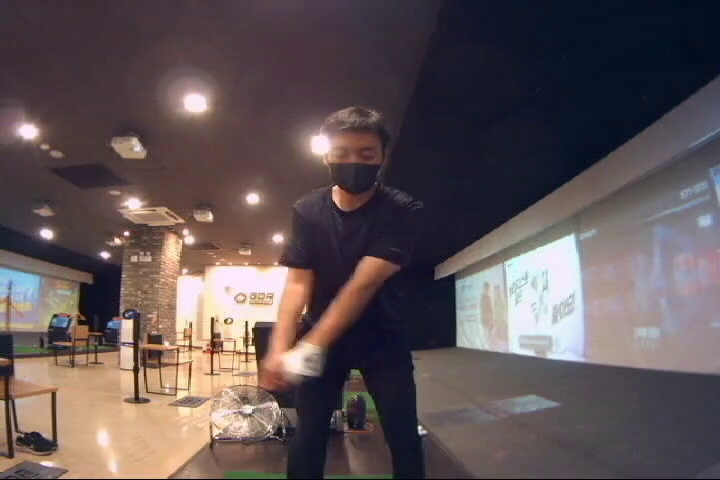
#> input picture frame 12 of 10_application/data/golf-motion-1.mp4, 720 x 480 px, given in place of the camera
$ python 131.SecurityCameraWrite.py
#> lines starting #> are read from the running program, lines starting #| are printed output that depends on the picture
import cv2
import time
import datetime

cap = cv2.VideoCapture(0)

face_cascade = cv2.CascadeClassifier(
    cv2.data.haarcascades + "haarcascade_frontalface_default.xml")
body_cascade = cv2.CascadeClassifier(
    cv2.data.haarcascades + "haarcascade_fullbody.xml")

recording = True

frame_size = (int(cap.get(3)), int(cap.get(4)))
fourcc = cv2.VideoWriter_fourcc(*"mp4v")    # <= ("m","p","4","v")

out = cv2.VideoWriter("./data/out_video.mp4", fourcc, 20, frame_size)

while True:
    _, frame = cap.read()
#> frame is the input picture: shape (480, 720, 3); mean B, G, R 85.5, 83.7, 96.2

    gray = cv2.cvtColor(frame, cv2.COLOR_BGR2GRAY)
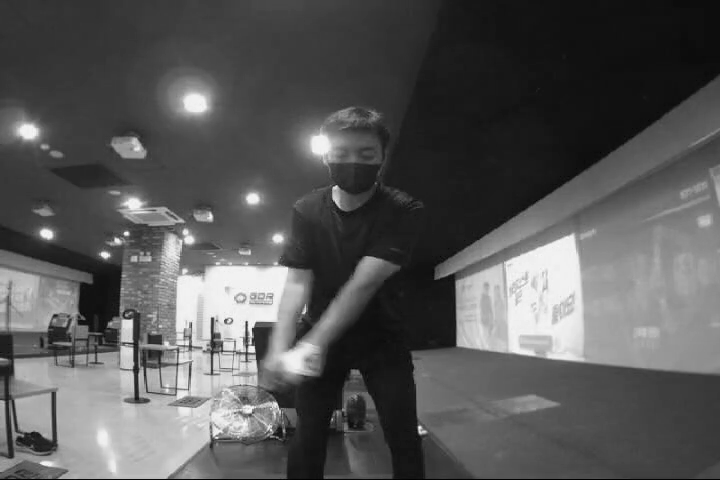
#> gray: shape (480, 720); min 0, max 254, mean 87.6
    faces = face_cascade.detectMultiScale(gray, 1.3, 5)
#> faces = ()
    bodies = face_cascade.detectMultiScale(gray, 1.3, 5)
#> bodies = ()

    print(f"len_faces: {len(faces)}, len_bodies: {len(bodies)}")
#| len_faces: 0, len_bodies: 0

    if len(faces) + len(bodies) > 0:
        recording = True

    out.write(frame)

    for (x, y, width, height) in faces:
       cv2.rectangle(frame, (x, y), (x + width, y + height), (255, 0, 0), 3)
#> this loop made 0 passes

    cv2.imshow("Camera", frame)

    key = cv2.waitKey(1)
#> (key q is pressed here)
    if key == 27:   # ESC key
        break

    # if cv2.waitKey(1) == ord('q'):
    #     break

cap.release()
cv2.destroyAllWindows()


# https://www.youtube.com/watch?v=Exic9E5rNok

$ run again, starting later in the video
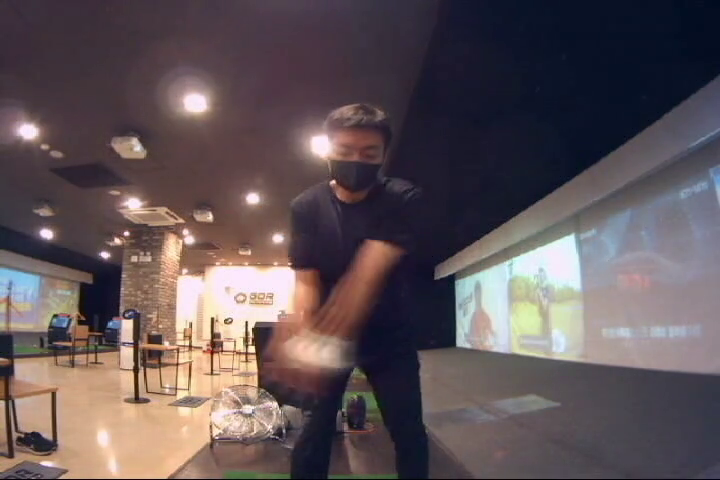
#> input picture frame 54 of 10_application/data/golf-motion-1.mp4, 720 x 480 px, given in place of the camera
#> frame is the input picture: shape (480, 720, 3); mean B, G, R 87.7, 84.4, 96.7
#> `gray = cv2.cvtColor(frame, cv2.COLOR_BGR2GRAY)`:
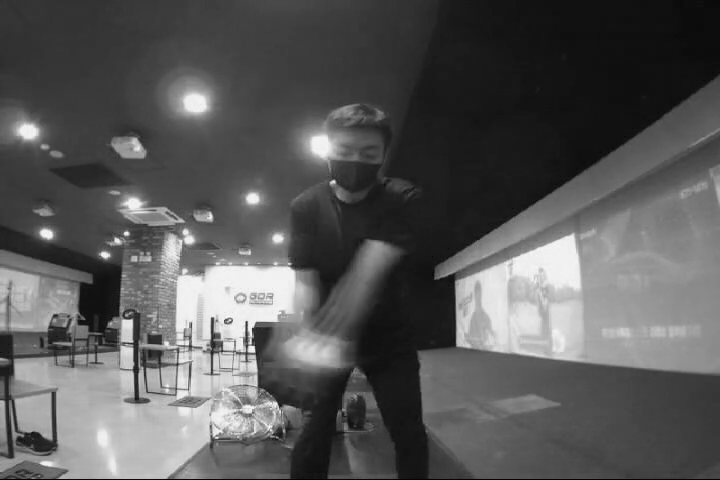
#> gray: shape (480, 720); min 0, max 254, mean 88.5
#> faces = ()
#| len_faces: 0, len_bodies: 0

$ run again, starting later in the video
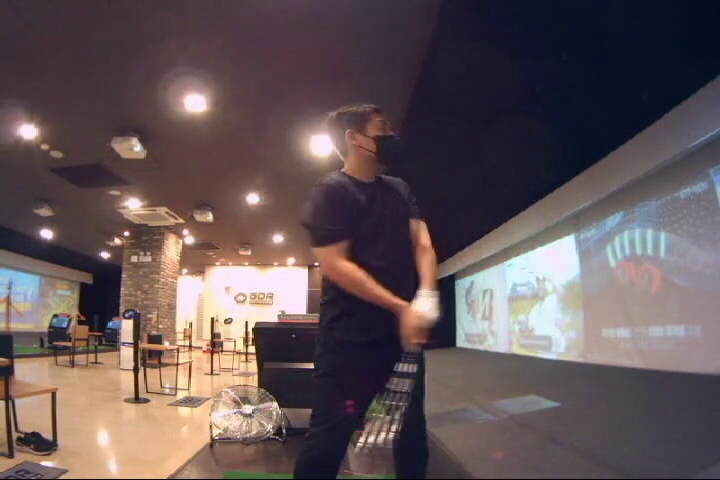
#> input picture frame 96 of 10_application/data/golf-motion-1.mp4, 720 x 480 px, given in place of the camera
#> frame is the input picture: shape (480, 720, 3); mean B, G, R 87.1, 85.1, 99.6
#> `gray = cv2.cvtColor(frame, cv2.COLOR_BGR2GRAY)`:
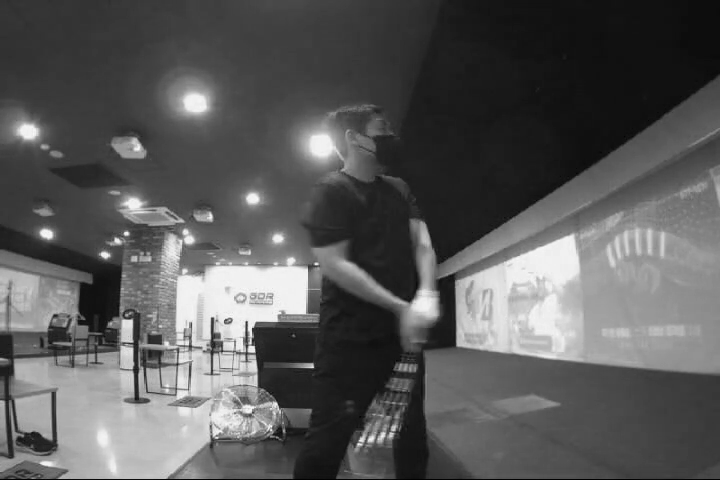
#> gray: shape (480, 720); min 0, max 250, mean 89.6
#> faces = ()
#| len_faces: 0, len_bodies: 0
